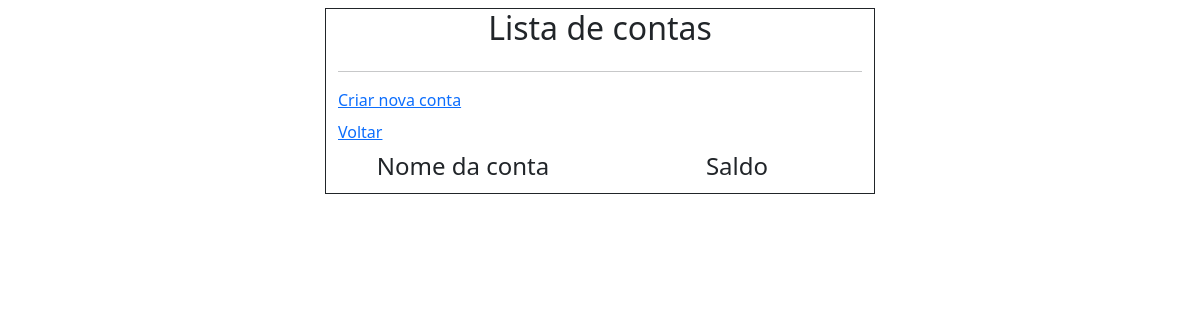
/users/me/accounts (signed in), run on an earlier commit of the app's database.
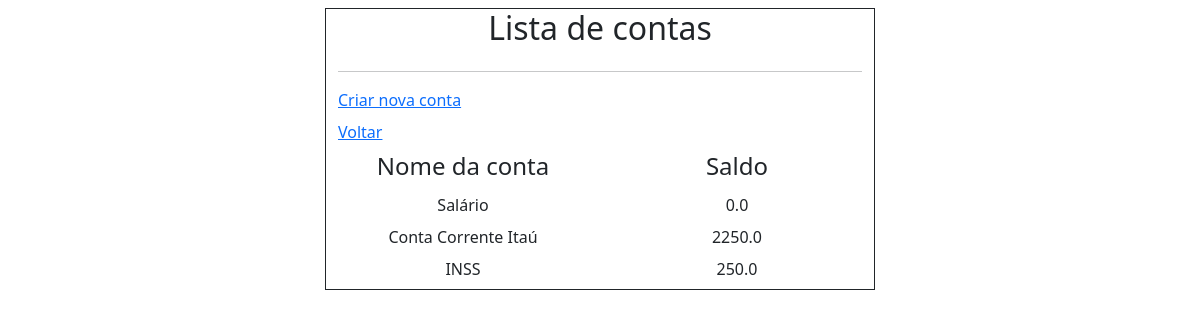
And on a later commit of the database.
### accounts/models.py (models this page shows, shortened)
class Account(models.Model):
    user_id = models.ForeignKey(User, on_delete=models.CASCADE)
    name = models.CharField(max_length=200)
    balance = models.FloatField(default=0)
    class Meta:
        db_table = 'tb_accounts'

### users/views.py (the view)
# urls.py: path('me/accounts', views.list_accounts, name='list_accounts'),
def list_accounts(request):
    user_accounts = request.user.account_set.all()
    context = {
        'user_accounts': user_accounts
    }
    return render(request, 'accounts/list.html', context=context)

### users/templates/accounts/list.html
{% extends 'base.html' %}
{% block content %}
    <div class="container border border-dark mt-2" style="max-width: 550px">
        <div class="row">
            <div class="col text-center">
                <h2>Lista de contas</h2>
            </div>
        </div>
        <hr>
        <div class="row mb-2">
            <div class="col">
                <a href="{% url 'users:create_account' %}">Criar nova conta</a>
            </div>
        </div>
        <div class="row mb-2">
            <div class="col">
                <a href="{% url 'users:index' %}">Voltar</a>
            </div>
        </div>
        <div class="row mb-1">
            <div class="col text-center">
                <h4>Nome da conta</h4>
            </div>
            <div class="col text-center">
                <h4>Saldo</h4>
            </div>
        </div>
        {% for user_account in user_accounts %}
        <div class="row mb-2">
            <div class="col text-center">
                {{ user_account.name }}
            </div>
            <div class="col text-center">
                {{ user_account.balance }}
            </div>
        </div>
        {% endfor %}
    </div>
{% endblock %}

What changed in the data, as far as the page shows it:
added Account: name "Salário", balance "0.0"
added Account: name "Conta Corrente Itaú", balance "2250.0"
added Account: name "INSS", balance "250.0"
